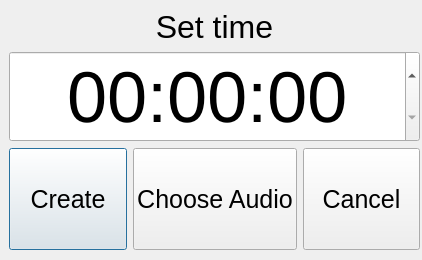
<?xml version="1.0" encoding="UTF-8"?>
<ui version="4.0">
 <class>CreateTimer</class>
 <widget class="QDialog" name="CreateTimer">
  <property name="geometry">
   <rect>
    <x>0</x>
    <y>0</y>
    <width>422</width>
    <height>260</height>
   </rect>
  </property>
  <property name="windowTitle">
   <string>Dialog</string>
  </property>
  <widget class="QWidget" name="verticalLayoutWidget">
   <property name="geometry">
    <rect>
     <x>9</x>
     <y>9</y>
     <width>411</width>
     <height>241</height>
    </rect>
   </property>
   <layout class="QVBoxLayout" name="verticalLayout">
    <property name="sizeConstraint">
     <enum>QLayout::SetMinimumSize</enum>
    </property>
    <item>
     <widget class="QLabel" name="label">
      <property name="sizePolicy">
       <sizepolicy hsizetype="Preferred" vsizetype="Fixed">
        <horstretch>0</horstretch>
        <verstretch>0</verstretch>
       </sizepolicy>
      </property>
      <property name="font">
       <font>
        <pointsize>24</pointsize>
       </font>
      </property>
      <property name="text">
       <string>Set time</string>
      </property>
      <property name="alignment">
       <set>Qt::AlignCenter</set>
      </property>
     </widget>
    </item>
    <item>
     <widget class="QTimeEdit" name="timeEdit">
      <property name="font">
       <font>
        <pointsize>54</pointsize>
       </font>
      </property>
      <property name="alignment">
       <set>Qt::AlignCenter</set>
      </property>
      <property name="buttonSymbols">
       <enum>QAbstractSpinBox::UpDownArrows</enum>
      </property>
      <property name="displayFormat">
       <string>HH:mm:ss</string>
      </property>
     </widget>
    </item>
    <item>
     <layout class="QHBoxLayout" name="layoutButtons">
      <property name="sizeConstraint">
       <enum>QLayout::SetMinimumSize</enum>
      </property>
      <item>
       <widget class="QPushButton" name="create">
        <property name="sizePolicy">
         <sizepolicy hsizetype="Minimum" vsizetype="Minimum">
          <horstretch>0</horstretch>
          <verstretch>0</verstretch>
         </sizepolicy>
        </property>
        <property name="font">
         <font>
          <pointsize>19</pointsize>
         </font>
        </property>
        <property name="text">
         <string>Create</string>
        </property>
       </widget>
      </item>
      <item>
       <widget class="QPushButton" name="chooseAudio">
        <property name="sizePolicy">
         <sizepolicy hsizetype="Minimum" vsizetype="Minimum">
          <horstretch>0</horstretch>
          <verstretch>0</verstretch>
         </sizepolicy>
        </property>
        <property name="font">
         <font>
          <pointsize>19</pointsize>
         </font>
        </property>
        <property name="text">
         <string>Choose Audio</string>
        </property>
       </widget>
      </item>
      <item>
       <widget class="QPushButton" name="pushButton">
        <property name="sizePolicy">
         <sizepolicy hsizetype="Minimum" vsizetype="Minimum">
          <horstretch>0</horstretch>
          <verstretch>0</verstretch>
         </sizepolicy>
        </property>
        <property name="font">
         <font>
          <pointsize>19</pointsize>
         </font>
        </property>
        <property name="text">
         <string>Cancel</string>
        </property>
       </widget>
      </item>
     </layout>
    </item>
   </layout>
  </widget>
 </widget>
 <resources/>
 <connections/>
</ui>
